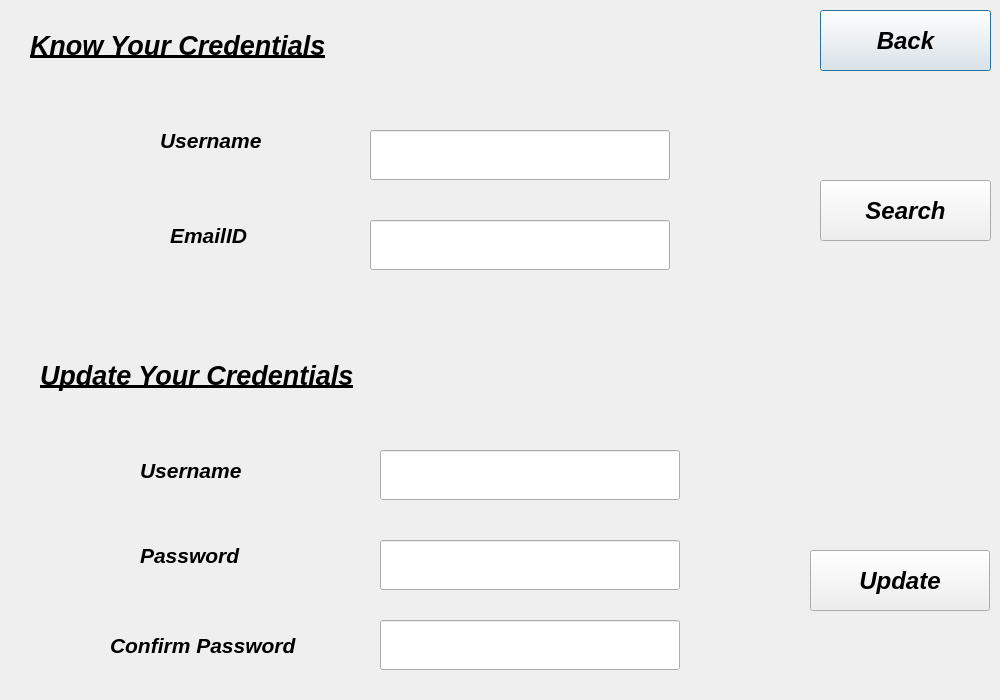
<?xml version="1.0" encoding="UTF-8"?>
<ui version="4.0">
 <class>InformationRetrieve</class>
 <widget class="QDialog" name="InformationRetrieve">
  <property name="geometry">
   <rect>
    <x>0</x>
    <y>0</y>
    <width>1000</width>
    <height>700</height>
   </rect>
  </property>
  <property name="maximumSize">
   <size>
    <width>1000</width>
    <height>700</height>
   </size>
  </property>
  <property name="windowTitle">
   <string>Dialog</string>
  </property>
  <widget class="QLabel" name="ForgetDetailsMessageLabel">
   <property name="geometry">
    <rect>
     <x>30</x>
     <y>20</y>
     <width>351</width>
     <height>51</height>
    </rect>
   </property>
   <property name="maximumSize">
    <size>
     <width>500</width>
     <height>100</height>
    </size>
   </property>
   <property name="font">
    <font>
     <pointsize>20</pointsize>
     <italic>true</italic>
     <bold>true</bold>
     <underline>true</underline>
    </font>
   </property>
   <property name="text">
    <string>Know Your Credentials</string>
   </property>
  </widget>
  <widget class="QPushButton" name="BackButton">
   <property name="geometry">
    <rect>
     <x>820</x>
     <y>10</y>
     <width>171</width>
     <height>61</height>
    </rect>
   </property>
   <property name="maximumSize">
    <size>
     <width>180</width>
     <height>70</height>
    </size>
   </property>
   <property name="font">
    <font>
     <pointsize>18</pointsize>
     <italic>true</italic>
     <bold>true</bold>
    </font>
   </property>
   <property name="text">
    <string>Back</string>
   </property>
  </widget>
  <widget class="QLabel" name="UpdateDetailsMessageLabel">
   <property name="geometry">
    <rect>
     <x>40</x>
     <y>350</y>
     <width>381</width>
     <height>51</height>
    </rect>
   </property>
   <property name="maximumSize">
    <size>
     <width>500</width>
     <height>100</height>
    </size>
   </property>
   <property name="font">
    <font>
     <pointsize>20</pointsize>
     <italic>true</italic>
     <bold>true</bold>
     <underline>true</underline>
    </font>
   </property>
   <property name="text">
    <string>Update Your Credentials</string>
   </property>
  </widget>
  <widget class="QLabel" name="label">
   <property name="geometry">
    <rect>
     <x>160</x>
     <y>120</y>
     <width>171</width>
     <height>41</height>
    </rect>
   </property>
   <property name="maximumSize">
    <size>
     <width>200</width>
     <height>70</height>
    </size>
   </property>
   <property name="font">
    <font>
     <pointsize>16</pointsize>
     <italic>true</italic>
     <bold>true</bold>
    </font>
   </property>
   <property name="text">
    <string>Username</string>
   </property>
  </widget>
  <widget class="QLabel" name="label_2">
   <property name="geometry">
    <rect>
     <x>170</x>
     <y>210</y>
     <width>131</width>
     <height>51</height>
    </rect>
   </property>
   <property name="maximumSize">
    <size>
     <width>200</width>
     <height>70</height>
    </size>
   </property>
   <property name="font">
    <font>
     <pointsize>16</pointsize>
     <italic>true</italic>
     <bold>true</bold>
    </font>
   </property>
   <property name="text">
    <string>EmailID</string>
   </property>
  </widget>
  <widget class="QPushButton" name="SearchButton">
   <property name="geometry">
    <rect>
     <x>820</x>
     <y>180</y>
     <width>171</width>
     <height>61</height>
    </rect>
   </property>
   <property name="maximumSize">
    <size>
     <width>180</width>
     <height>70</height>
    </size>
   </property>
   <property name="font">
    <font>
     <pointsize>18</pointsize>
     <italic>true</italic>
     <bold>true</bold>
    </font>
   </property>
   <property name="text">
    <string>Search</string>
   </property>
  </widget>
  <widget class="QLabel" name="label_3">
   <property name="geometry">
    <rect>
     <x>140</x>
     <y>530</y>
     <width>131</width>
     <height>51</height>
    </rect>
   </property>
   <property name="maximumSize">
    <size>
     <width>200</width>
     <height>70</height>
    </size>
   </property>
   <property name="font">
    <font>
     <pointsize>16</pointsize>
     <italic>true</italic>
     <bold>true</bold>
    </font>
   </property>
   <property name="text">
    <string>Password</string>
   </property>
  </widget>
  <widget class="QLabel" name="label_4">
   <property name="geometry">
    <rect>
     <x>140</x>
     <y>450</y>
     <width>171</width>
     <height>41</height>
    </rect>
   </property>
   <property name="maximumSize">
    <size>
     <width>200</width>
     <height>70</height>
    </size>
   </property>
   <property name="font">
    <font>
     <pointsize>16</pointsize>
     <italic>true</italic>
     <bold>true</bold>
    </font>
   </property>
   <property name="text">
    <string>Username</string>
   </property>
  </widget>
  <widget class="QLabel" name="label_5">
   <property name="geometry">
    <rect>
     <x>110</x>
     <y>620</y>
     <width>251</width>
     <height>51</height>
    </rect>
   </property>
   <property name="maximumSize">
    <size>
     <width>400</width>
     <height>70</height>
    </size>
   </property>
   <property name="font">
    <font>
     <pointsize>16</pointsize>
     <italic>true</italic>
     <bold>true</bold>
    </font>
   </property>
   <property name="text">
    <string>Confirm Password</string>
   </property>
  </widget>
  <widget class="QPushButton" name="UpdateButton">
   <property name="geometry">
    <rect>
     <x>810</x>
     <y>550</y>
     <width>180</width>
     <height>61</height>
    </rect>
   </property>
   <property name="maximumSize">
    <size>
     <width>180</width>
     <height>70</height>
    </size>
   </property>
   <property name="font">
    <font>
     <pointsize>18</pointsize>
     <italic>true</italic>
     <bold>true</bold>
    </font>
   </property>
   <property name="text">
    <string>Update</string>
   </property>
  </widget>
  <widget class="QLineEdit" name="PasswordLineEdit">
   <property name="geometry">
    <rect>
     <x>380</x>
     <y>540</y>
     <width>300</width>
     <height>50</height>
    </rect>
   </property>
   <property name="maximumSize">
    <size>
     <width>300</width>
     <height>50</height>
    </size>
   </property>
   <property name="font">
    <font>
     <pointsize>13</pointsize>
     <italic>true</italic>
     <bold>true</bold>
    </font>
   </property>
   <property name="echoMode">
    <enum>QLineEdit::Password</enum>
   </property>
  </widget>
  <widget class="QLineEdit" name="ConfirmPasswordLineEdit">
   <property name="geometry">
    <rect>
     <x>380</x>
     <y>620</y>
     <width>300</width>
     <height>50</height>
    </rect>
   </property>
   <property name="maximumSize">
    <size>
     <width>300</width>
     <height>50</height>
    </size>
   </property>
   <property name="font">
    <font>
     <pointsize>13</pointsize>
     <italic>true</italic>
     <bold>true</bold>
    </font>
   </property>
   <property name="echoMode">
    <enum>QLineEdit::Password</enum>
   </property>
  </widget>
  <widget class="QLineEdit" name="UsernameLineEdit">
   <property name="geometry">
    <rect>
     <x>380</x>
     <y>450</y>
     <width>300</width>
     <height>50</height>
    </rect>
   </property>
   <property name="maximumSize">
    <size>
     <width>300</width>
     <height>50</height>
    </size>
   </property>
   <property name="font">
    <font>
     <pointsize>13</pointsize>
     <italic>true</italic>
     <bold>true</bold>
    </font>
   </property>
   <property name="echoMode">
    <enum>QLineEdit::Normal</enum>
   </property>
  </widget>
  <widget class="QLineEdit" name="UsernameFirstLineEdit">
   <property name="geometry">
    <rect>
     <x>370</x>
     <y>130</y>
     <width>300</width>
     <height>50</height>
    </rect>
   </property>
   <property name="maximumSize">
    <size>
     <width>300</width>
     <height>50</height>
    </size>
   </property>
   <property name="font">
    <font>
     <pointsize>13</pointsize>
     <italic>true</italic>
     <bold>true</bold>
    </font>
   </property>
   <property name="echoMode">
    <enum>QLineEdit::Normal</enum>
   </property>
  </widget>
  <widget class="QLineEdit" name="EmailIdLineEdit">
   <property name="geometry">
    <rect>
     <x>370</x>
     <y>220</y>
     <width>300</width>
     <height>50</height>
    </rect>
   </property>
   <property name="maximumSize">
    <size>
     <width>300</width>
     <height>50</height>
    </size>
   </property>
   <property name="font">
    <font>
     <pointsize>13</pointsize>
     <italic>true</italic>
     <bold>true</bold>
    </font>
   </property>
   <property name="echoMode">
    <enum>QLineEdit::Normal</enum>
   </property>
  </widget>
 </widget>
 <resources/>
 <connections/>
</ui>
